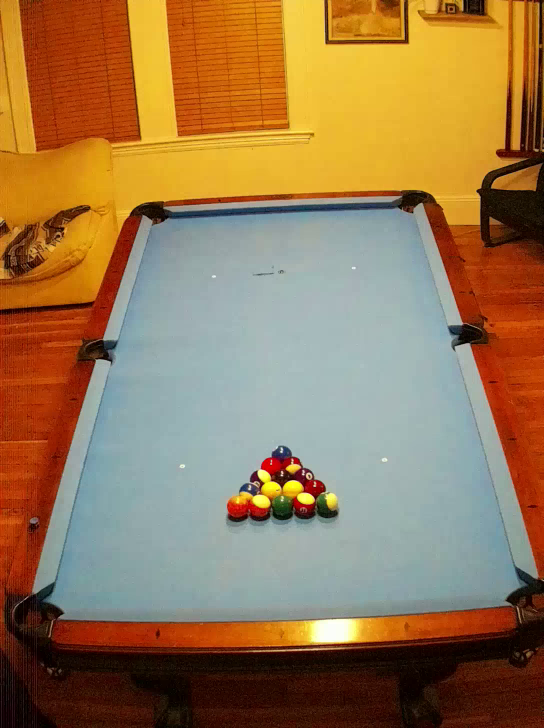
#> input picture images/table-snapshot-raw-high-res.png, 1088 x 1456 px (shown at 1/2 size); its folder holds 5 pictures in this run
$ python calibration.py
#> lines starting #> are read from the running program, lines starting #| are printed output that depends on the picture; after the words box and inside, x2 and y2 are one past the last pixel; in counts of white or black regions, pixels touching at a corner belong together
import cv2
import numpy as np
import json
import os
from pathlib import Path

_HERE = Path(__file__).parent

# dimensions in inches
SHORT_LENGTH = 44
CALIBRATE_IMAGE_PATH = _HERE.parent / 'images' / 'table-snapshot-raw-high-res.png'
CORNERS_PATH = _HERE.parent / 'data' / 'homography' / 'corners.json'
HOMOGRAPHY_PATH = _HERE.parent / 'data' / 'homography' / 'homography.npy'
OUTPUT_WIDTH = 450
OUTPUT_HEIGHT = 900

points = [] # 4 corners of raw table
display_frame = None

# use image with 4 corners marked to identify the raw trapezoidal
# border of the table
def calibrateTable():
    return 0

# use homography to find the birds-eye rectangular table border
def translateTable():
    return 0

# click 4 corners of raw image
# Mouse callback for the calibration window. Records each left-click as a
# corner, draws it on the frame, and connects corners with lines as they accumulate.
# [76 lines left out: functions click_event, order_corners, compute_and_save, run_calibration, not called in this run]

# Loads an existing calibration (corners.json + homography.npy) if present,
# showing a preview so the user can confirm or redo it. Falls back to
# run_calibration() if no saved calibration is found.
def load_or_calibrate():
  if os.path.exists(CORNERS_PATH) and os.path.exists(HOMOGRAPHY_PATH):
    print(f"Found existing calibration in {CORNERS_PATH} — loading...")
    try:
      with open(CORNERS_PATH) as f:
#> (reads src/homography/corners.json from the repository)
          data = json.load(f)
    except json.JSONDecodeError as e:
      print(f"Existing calibration is malformed ({e}) — recalibrating...")
      return run_calibration()
    corners = data["corners"] if isinstance(data, dict) else data
    print(f"Corners: {corners}")

    # Show the saved corners overlaid on the jpg for a sanity check
    img = cv2.imread(str(CALIBRATE_IMAGE_PATH))
#> img is the input picture: shape (1456, 1088, 3); mean B, G, R 81, 120.1, 152.9
    labels = ["TL", "TR", "BR", "BL"]
    for i, (x, y) in enumerate(corners):
        cv2.circle(img, (int(x), int(y)), 8, (0, 255, 0), -1)
        cv2.putText(img, labels[i], (int(x) + 10, int(y)),
                    cv2.FONT_HERSHEY_SIMPLEX, 0.7, (0, 255, 0), 2)
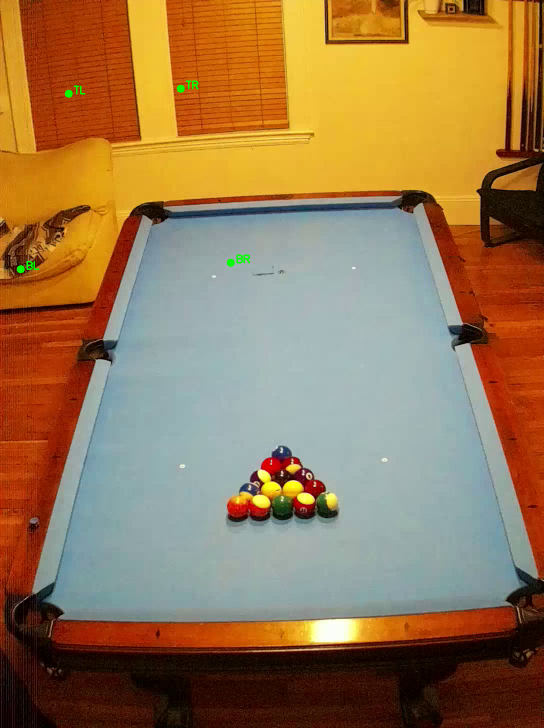
#> img: shape (1456, 1088, 3) (shown at 1/2 size); 0.11% of pixels changed, all inside (x1, y1, x2, y2) = (33, 161, 500, 547)
    cv2.imshow("Loaded calibration — press R to redo, any other key to continue", img)
    key = cv2.waitKey(0)
#> (key Esc is pressed here)
    cv2.destroyAllWindows()

    if key == ord('r'):
      print("Redoing calibration...")
      return run_calibration()
    else:
      return np.load(HOMOGRAPHY_PATH)
#> (reads src/homography/homography.npy from the repository)
  else:
    print("No calibration found — starting fresh...")
    return run_calibration()

if __name__ == '__main__':
  H = load_or_calibrate()
  print("Ready to process video with H:\n", H)
